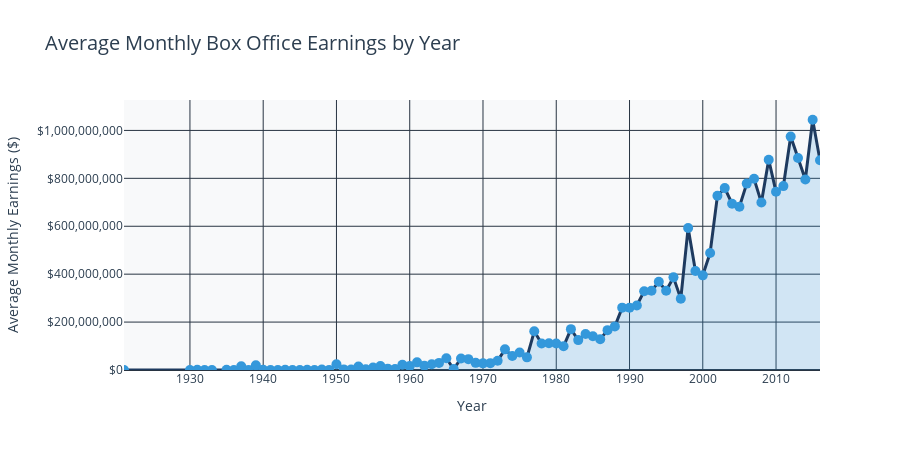

This figure's notebook cell:
### Code cell
# Visualization: Average Monthly Earnings by Year
fig_earnings = go.Figure()

fig_earnings.add_trace(go.Scatter(
    x=yearly_earnings['Year'].to_list(),
    y=yearly_earnings['AvgMonthlyEarnings'].to_list(),
    mode='lines+markers',
    line={'color': PRODIVI_COLORS['primary'], 'width': 3},
    marker={'size': 10, 'color': PRODIVI_COLORS['secondary']},
    fill='tozeroy',
    fillcolor='rgba(52, 152, 219, 0.2)',
    customdata=yearly_earnings[['TotalBoxOffice', 'FilmCount']].to_numpy(),
    hovertemplate='<b>Year %{x}</b><br>' +
                  'Avg Monthly: $%{y:,.0f}<br>' +
                  'Total Annual: $%{customdata[0]:,.0f}<br>' +
                  'Films: %{customdata[1]}<br>' +
                  '<extra></extra>'
))

fig_earnings.update_layout(
    title={
        'text': 'Average Monthly Box Office Earnings by Year',
        'font': {'size': 20, 'color': PRODIVI_COLORS['text']}
    },
    xaxis_title='Year',
    yaxis_title='Average Monthly Earnings ($)',
    plot_bgcolor=PRODIVI_COLORS['background'],
    paper_bgcolor='white',
    font={'color': PRODIVI_COLORS['text']},
    hovermode='x unified',
    height=450,
    yaxis_tickformat='$,.0f'
)

fig_earnings.show()

### Figure 1 — Plotly figure (JSON) as saved in the notebook; plotly's stock layout.template omitted (floating-point values rounded to 4 significant figures; data arrays with more than 128 entries replaced by an {"elided": "..."} marker saying what was removed)
{"data": [{"customdata": {"elided": "87x2 int values"}, "fill": "tozeroy", "fillcolor": "rgba(52, 152, 219, 0.2)", "hovertemplate": "<b>Year %{x}</b><br>Avg Monthly: $%{y:,.0f}<br>Total Annual: $%{customdata[0]:,.0f}<br>Films: %{customdata[1]}<br><extra></extra>", "line": {"color": "#1E3A5F", "width": 3}, "marker": {"color": "#3498DB", "size": 10}, "mode": "lines+markers", "x": [1921, 1930, 1931, 1932, 1933, 1935, 1936, 1937, 1938, 1939, 1940, 1941, 1942, 1943, 1944, 1945, 1946, 1947, 1948, 1949, 1950, 1951, 1952, 1953, 1954, 1955, 1956, 1957, 1958, 1959, 1960, 1961, 1962, 1963, 1964, 1965, 1966, 1967, 1968, 1969, 1970, 1971, 1972, 1973, 1974, 1975, 1976, 1977, 1978, 1979, 1980, 1981, 1982, 1983, 1984, 1985, 1986, 1987, 1988, 1989, 1990, 1991, 1992, 1993, 1994, 1995, 1996, 1997, 1998, 1999, 2000, 2001, 2002, 2003, 2004, 2005, 2006, 2007, 2008, 2009, 2010, 2011, 2012, 2013, 2014, 2015, 2016], "y": [208333, 250000, 1000000, 50000, 237250, 822000, 275000, 15410457, 473417, 19379333, 625000, 95064, 308333, 591667, 304167, 166667, 900000, 220833, 2082262, 416667, 23871333, 2581833, 2356500, 14933333, 2725000, 10058333, 16796500, 5629167, 4175000, 21736250, 16300833, 31916667, 17969167, 24337000, 29647325, 49169259, 3825000, 48225000, 45335228, 29851398, 27783333, 28577500, 38759083, 86245623, 58438323, 73058333, 52738037, 161504167, 110768168, 111730000, 110961071, 99181432, 170505657, 124753558, 149983939, 140634214, 128700000, 166365067, 181989141, 260196174, 259736049, 269582544, 329008664, 330740630, 368050720, 330770417, 386652934, 297630197, 593063196, 413260440, 395123008, 488235565, 727015395, 759224434, 694052595, 681298873, 778027735, 798224658, 698869417, 877258333, 743941667, 767583517, 974301014, 884716667, 795250000, 1044578667, 875250000], "type": "scatter"}], "layout": {"title": {"font": {"size": 20, "color": "#2C3E50"}, "text": "Average Monthly Box Office Earnings by Year"}, "font": {"color": "#2C3E50"}, "yaxis": {"title": {"text": "Average Monthly Earnings ($)"}, "tickformat": "$,.0f"}, "xaxis": {"title": {"text": "Year"}}, "plot_bgcolor": "#F8F9FA", "paper_bgcolor": "white", "hovermode": "x unified", "height": 450}}
